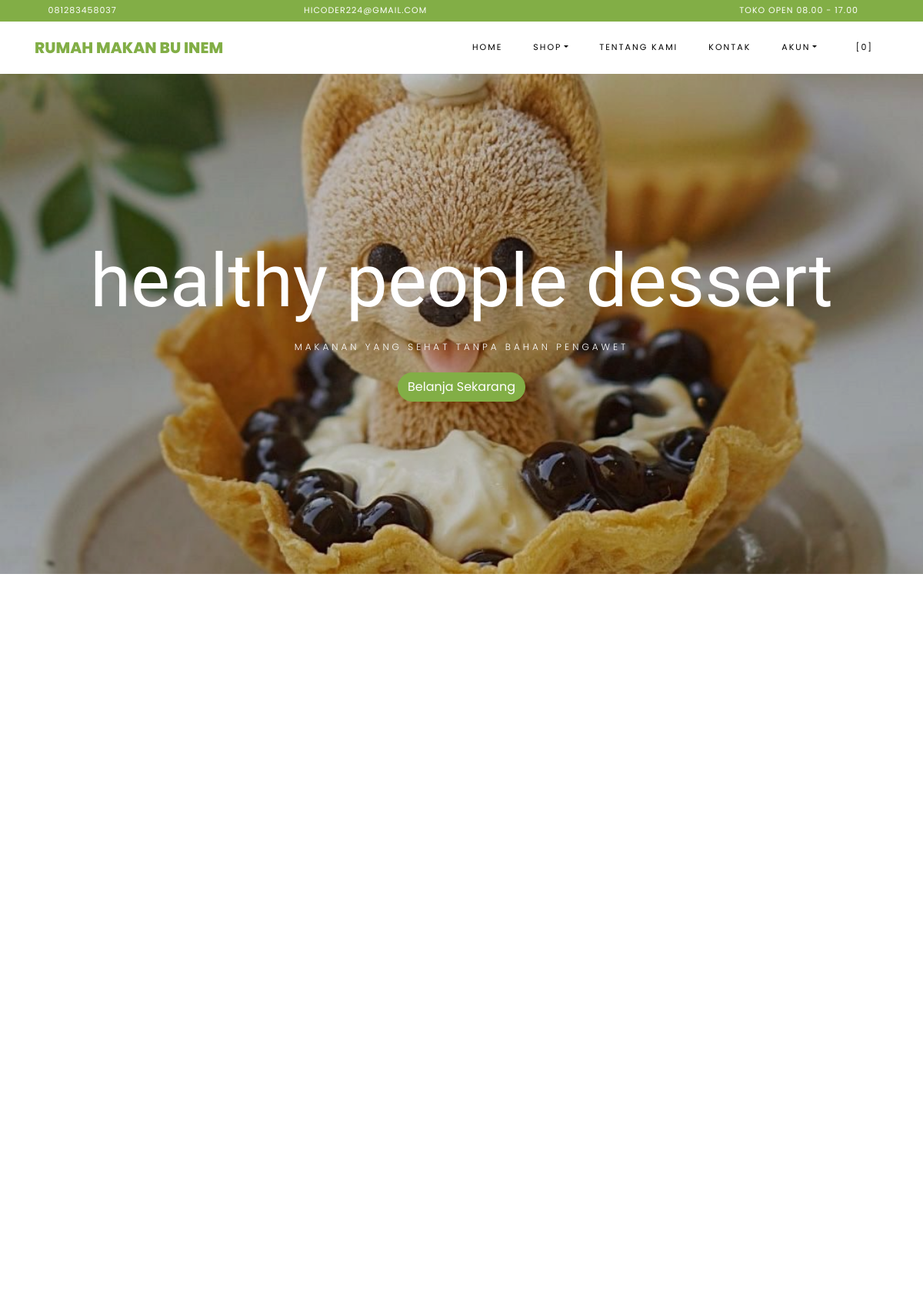
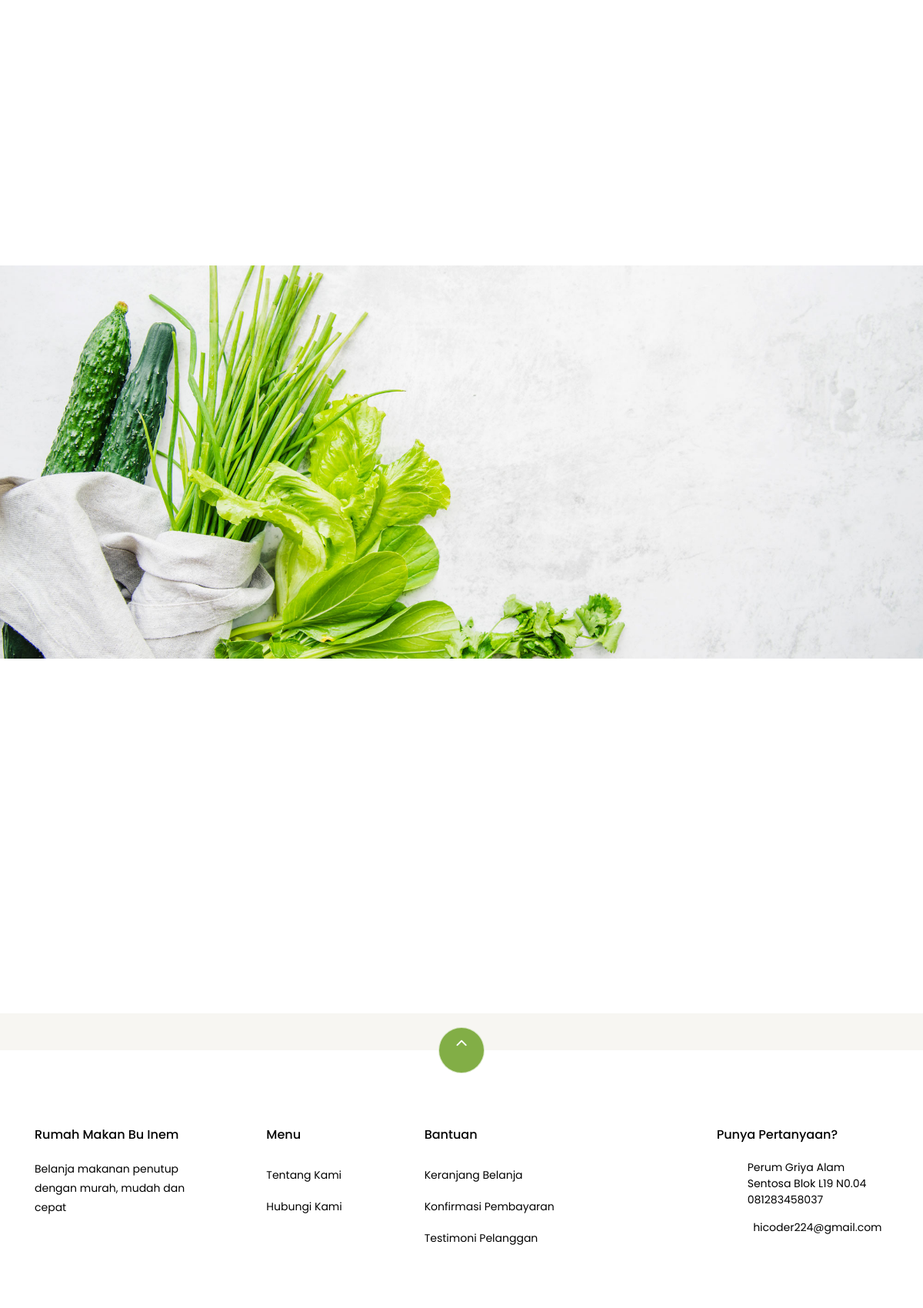
The page / (upper part) on the database its author committed (2 pictures, top to bottom).
### tables this page shows
CREATE TABLE `settings` (
  `id` int(10) NOT NULL,
  `key` varchar(32) NOT NULL,
  `content` text NOT NULL
);

### application/helpers/themes_helper.php (called while the page is built, shortened)
<?php
if ( ! function_exists('get_theme_name'))
{
    function get_theme_name() {
        $current_theme = get_settings('current_theme_name');
        return ($current_theme) ? $current_theme : false;
    }
}
if ( ! function_exists('get_template_part'))
{
    function get_template_part($file_name = null, $params = array()) {
        if ($file_name !== '') {
            $current_theme = get_theme_name();
            if ( file_exists($file_location = VIEWPATH .'themes/'. $current_theme .'/'. $file_name .'.php')) {
                $CI =& get_instance();
                $CI->load->view('themes/'. $current_theme .'/'. $file_name, $params);
            }
            else {
                echo '<div>Kesalahan: berkas tema <b>'. $file_name .'.php</b> tidak ditemukan.<br>Lokasi berkas: <b>'. $file_location .'</b></div>';
            }
        }
    }
}
if ( ! function_exists('get_header'))
{
    function get_header($params = null, $section = '', $current_section = '') {
        $load_params = array();
        if ( is_null($params)) {
            $load_params['title'] = get_settings('site_name');
        }
        else if ( is_string($params)) {
            $load_params['title'] = $params;
        }
        else if ( is_array($params)) {
            $load_params = $params;
        }
        else {
            $load_params['title'] = get_settings('site_name');
        }
        $load_params['sidebar_section'] = $section;
        $load_params['current_section'] = $current_section;
        get_template_part('header', $load_params);
    }
}
if ( ! function_exists('get_footer'))
{
    function get_footer($params = array()) {
        get_template_part('footer', $params);
    }
}
if ( ! function_exists('get_theme_uri'))
{
    function get_theme_uri($file_name = null, $theme_name = NULL)
    {
        $theme_name = ($theme_name == NULL) ? get_theme_name() : $theme_name;
        return is_null($file_name) ? base_url('assets/themes/'. $theme_name .'/') : base_url('assets/themes/'. $theme_name .'/'. $file_name) ;
    }
}

### application/controllers/Home.php (called while the page is built, shortened)
<?php
class Home extends CI_Controller
{
    public function index()
    {
        $params['title'] = 'Rumah Makan Bu Inem';
        $products['products'] = $this->product->get_all_products();
        $products['best_deal'] = $this->product->best_deal_product();
        $products['reviews'] = $this->review->get_all_reviews();
        get_header($params);
        get_template_part('home', $products);
        get_footer();
    }
}

### index.php (called while the page is built, shortened)
<?php
require_once BASEPATH.'core/CodeIgniter.php';

### application/helpers/global_helper.php (called while the page is built, shortened)
<?php
if (!function_exists('get_settings')) {
    function get_settings($key = '')
    {
        $CI = &get_instance();
        $row = $CI->db
            ->select('content')
            ->where('key', $key)
            ->get('settings')
            ->row();
        return $row->content;
    }
}
if (!function_exists('get_store_name')) {
    function get_store_name()
    {
        return get_settings('store_name');
    }
}

### application/helpers/session_helper.php (called while the page is built, shortened)
<?php
if (!function_exists('init')) {
    function init()
    {
        $CI = &get_instance();
        return $CI;
    }
}
if (!function_exists('session_data')) {
    function session_data()
    {
        $CI = init();
        $read_session_in_cookie = get_cookie('__ACTIVE_SESSION_DATA');
        $read_session_in_session = $CI->session->userdata('__ACTIVE_SESSION_DATA');
        if ($read_session_in_cookie) {
            $read_data = $CI->encryption->decrypt($read_session_in_cookie);
            $read_data = json_decode($read_data);
            return $read_data;
        } else if ($read_session_in_session) {
            $read_data = $CI->encryption->decrypt($read_session_in_session);
            $read_data = json_decode($read_data);
            return $read_data;
        } else {
            $default_session = new stdClass();
            $default_session->is_login = FALSE;
            $default_session->user_id = 0;
            $default_session->login_at = 0;
            $default_session->remember_me = FALSE;
            return $default_session;
        }
    }
}

### application/views/themes/vegefoods/home.php (the view, shortened to what this page needs)
<section id="home-section" class="hero">
  <div class="home-slider owl-carousel">
    <div class="slider-item" style="background-image: url(<?php echo get_theme_uri('images/bg_11.jpg'); ?>);">
      <div class="overlay"></div>
      <div class="container">
        <div class="row slider-text justify-content-center align-items-center" data-scrollax-parent="true">
          <div class="col-md-12 ftco-animate text-center">
            <h1 class="mb-2">healthy people dessert</h1>
            <h2 class="subheading mb-4">makanan yang sehat tanpa bahan pengawet</h2>
            <p><a href="#products" class="btn btn-primary">Belanja Sekarang</a></p>
          </div>
        </div>
      </div>
    </div>
  </div>
</section>
<section class="ftco-section" id="products">
  <div class="container">
    <div class="row no-gutters ftco-services">
    </div>
  </div>
</section>
<section class="ftco-section">
  <div class="container">
    <div class="row justify-content-center mb-3 pb-3">
    </div>
  </div>
  <div class="container">
    <div class="row">
    </div>
  </div>
</section>
<section class="ftco-section img" style="background-image: url(<?php echo get_theme_uri('images/bg_3.jpg'); ?>);">
  <div class="container">
    <div class="row justify-content-end">
    </div>
  </div>
</section>
<section class="ftco-section testimony-section">
  <div class="container">
    <div class="row justify-content-center mb-5 pb-3">
    </div>
  </div>
</section>

### application/views/themes/vegefoods/header.php (shortened to what this page needs)
<!DOCTYPE html>
<html lang="en">
<head>
	<link href="https://cdn.jsdelivr.net/npm/bootstrap@5.1.3/dist/css/bootstrap.min.css" rel="stylesheet">
	<link rel="stylesheet" href="<?php echo get_theme_uri('css/open-iconic-bootstrap.min.css'); ?>">
	<link rel="stylesheet" href="<?php echo get_theme_uri('css/animate.css'); ?>">
	<link rel="stylesheet" href="<?php echo get_theme_uri('css/owl.carousel.min.css'); ?>">
	<link rel="stylesheet" href="<?php echo get_theme_uri('css/owl.theme.default.min.css'); ?>">
	<link rel="stylesheet" href="<?php echo get_theme_uri('css/magnific-popup.css'); ?>">
	<link rel="stylesheet" href="<?php echo get_theme_uri('css/aos.css'); ?>">
	<link rel="stylesheet" href="<?php echo get_theme_uri('css/ionicons.min.css'); ?>">
	<link rel="stylesheet" href="<?php echo get_theme_uri('js/plugins/@fortawesome/fontawesome-free/css/all.min.css', 'argon'); ?>">
	<link rel="stylesheet" href="<?php echo get_theme_uri('css/bootstrap-datepicker.css'); ?>">
	<link rel="stylesheet" href="<?php echo get_theme_uri('css/jquery.timepicker.css'); ?>">
	<link rel="stylesheet" href="<?php echo get_theme_uri('css/flaticon.css'); ?>">
	<link rel="stylesheet" href="<?php echo get_theme_uri('css/icomoon.css'); ?>">
	<link rel="stylesheet" href="<?php echo get_theme_uri('css/style.css'); ?>">
	<link rel="stylesheet" href="<?php echo base_url('assets/plugins/toastr/toastr.min.css'); ?>">
</head>
<body class="goto-here">
	<div class="py-1 bg-primary">
		<div class="container">
			<div class="row no-gutters d-flex align-items-start align-items-center px-md-0">
				<div class="col-lg-12 d-block">
					<div class="row d-flex">
						<div class="col-md pr-4 d-flex topper align-items-center">
							<div class="icon mr-2 d-flex justify-content-center align-items-center"><span class="icon-phone2"></span></div>
							<span class="text"><?php echo get_settings('store_phone_number'); ?></span>
						</div>
						<div class="col-md pr-4 d-flex topper align-items-center">
							<div class="icon mr-2 d-flex justify-content-center align-items-center"><span class="icon-paper-plane"></span></div>
							<span class="text"><?php echo get_settings('store_email'); ?></span>
						</div>
						<div class="col-md-5 pr-4 d-flex topper align-items-center text-lg-right">
							<span class="text"><?php echo get_settings('store_tagline'); ?></span>
						</div>
					</div>
				</div>
			</div>
		</div>
	</div>
	<nav class="navbar navbar-expand-lg navbar-dark ftco_navbar bg-dark ftco-navbar-light" id="ftco-navbar">
		<div class="container">
			<a class="navbar-brand" href="<?php echo base_url(); ?>"><?php echo get_store_name(); ?></a>
			<div class="collapse navbar-collapse" id="ftco-nav">
				<ul class="navbar-nav ml-auto">
					<li class="nav-item active"><a href="<?php echo base_url(); ?>" class="nav-link">Home</a></li>
					<li class="nav-item dropdown">
						<a class="nav-link dropdown-toggle" href="#" id="dropdown04" data-toggle="dropdown" aria-haspopup="true" aria-expanded="false">Shop</a>
					</li>
					<li class="nav-item"><a href="<?php echo site_url('pages/about'); ?>" class="nav-link">Tentang Kami</a></li>
					<li class="nav-item"><a href="<?php echo site_url('pages/contact'); ?>" class="nav-link">Kontak</a></li>
					<li class="nav-item dropdown">
						<a class="nav-link dropdown-toggle" href="#" id="dropdown05" data-toggle="dropdown" aria-haspopup="true" aria-expanded="false">Akun</a>
					</li>
					<li class="nav-item cta cta-colored"><a href="<?php echo site_url('shop/cart'); ?>" class="nav-link"><span class="icon-shopping_cart"></span>[<span class="cart-item-total">0</span>]</a></li>
				</ul>
			</div>
		</div>
	</nav>

### application/views/themes/vegefoods/footer.php (shortened to what this page needs)
<section class="ftco-section ftco-no-pt ftco-no-pb py-5 bg-light">
  <div class="container py-4">
  </div>
</section>
<footer class="ftco-footer ftco-section ftco-animated">
  <div class="container">
    <div class="row">
      <div class="mouse">
        <a href="#" class="mouse-icon">
          <div class="mouse-wheel"><span class="ion-ios-arrow-up"></span></div>
        </a>
      </div>
    </div>
    <div class="row mb-5">
      <div class="col-md">
        <div class="ftco-footer-widget mb-4">
          <h2 class="ftco-heading-2"><?php echo get_store_name(); ?></h2>
          <p><?php echo get_settings('store_description'); ?></p>
          <ul class="ftco-footer-social list-unstyled float-md-left float-lft mt-5">
          </ul>
        </div>
      </div>
      <div class="col-md">
        <div class="ftco-footer-widget mb-4 ml-md-5">
          <h2 class="ftco-heading-2">Menu</h2>
          <ul class="list-unstyled">
            <li><a href="<?php echo site_url('pages/about'); ?>" class="py-2 d-block">Tentang Kami</a></li>
            <li><a href="<?php echo site_url('pages/contact'); ?>" class="py-2 d-block">Hubungi Kami</a></li>
          </ul>
        </div>
      </div>
      <div class="col-md-4">
        <div class="ftco-footer-widget mb-4">
          <h2 class="ftco-heading-2">Bantuan</h2>
          <div class="d-flex">
            <ul class="list-unstyled mr-l-5 pr-l-3 mr-4">
              <li><a href="<?php echo site_url('shop/cart'); ?>" class="py-2 d-block">Keranjang Belanja</a></li>
              <li><a href="<?php echo site_url('customer/payments/confirm'); ?>" class="py-2 d-block">Konfirmasi Pembayaran</a></li>
              <li><a href="<?php echo site_url('shop/testimonial'); ?>" class="py-2 d-block">Testimoni Pelanggan</a></li>
            </ul>
          </div>
        </div>
      </div>
      <div class="col-md">
        <div class="ftco-footer-widget mb-4">
          <h2 class="ftco-heading-2">Punya Pertanyaan?</h2>
          <div class="block-23 mb-3">
            <ul>
              <li><span class="icon icon-map-marker"></span><span class="text"><?php echo get_settings('store_address'); ?></span></li>
              <li><a href="https://wa.me/6281283458037?text=Saya%20ingin%20Bertanya"><span class="icon icon-phone"></span><span class="text"><?php echo get_settings('store_phone_number'); ?></span></a></li>
              <li><a href="mailto:wibowosatrio2002@gmail.com"><span class="icon icon-envelope"></span>&nbsp;&nbsp;<span class="text"> <?php echo get_settings('store_email'); ?></span></a></li>
            </ul>
          </div>
        </div>
      </div>
    </div>
  </div>
</footer>
</body>
</html>

### assets/themes/vegefoods/css/icomoon.css (style rules this page uses)
[class^="icon-"], [class*=" icon-"] { font-family: 'icomoon' !important; speak: none; font-style: normal; font-weight: normal; font-variant: normal; text-transform: none; line-height: 1; -webkit-font-smoothing: antialiased; -moz-osx-font-smoothing: grayscale; }
.icon-map-marker:before { content: "\f041"; }
.icon-phone:before { content: "\f095"; }
.icon-envelope:before { content: "\f0e0"; }
.icon-paper-plane:before { content: "\f1d8"; }
.icon-phone2:before { content: "\e0cd"; }
.icon-shopping_cart:before { content: "\e8cc"; }

### rows shown on the page
settings: content "081283458037"
settings: content "HICODER224@GMAIL.COM", content "hicoder224@gmail.com"
settings: content "TOKO OPEN 08.00 - 17.00"
settings: content "RUMAH MAKAN BU INEM", content "Rumah Makan Bu Inem"
settings: content (picture)
settings: content "Belanja makanan penutup dengan murah, mudah dan cepat"
settings: content "Perum Griya Alam Sentosa Blok L19 N0.04"
